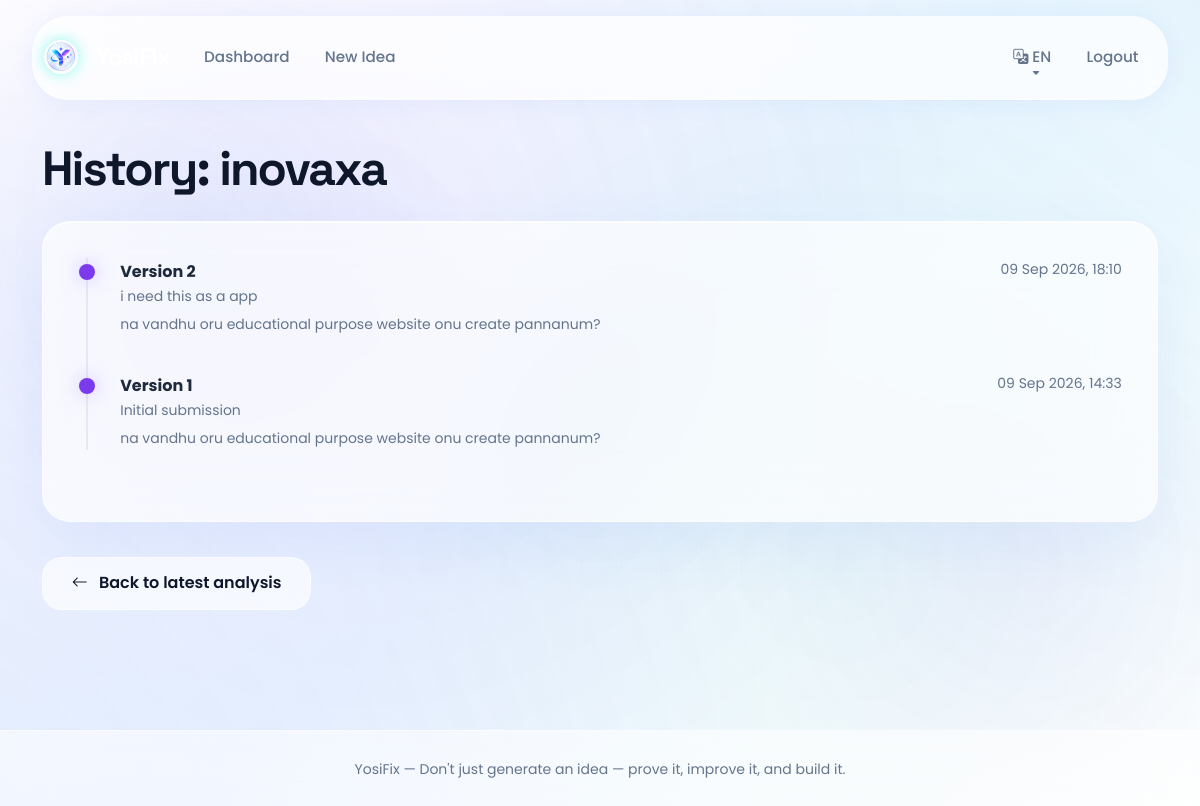
/idea/2/history (signed in), run on the app's committed database.
### models.py (models this page shows)
class Idea(db.Model):
    __tablename__ = "ideas"
    id = db.Column(db.Integer, primary_key=True)
    user_id = db.Column(db.Integer, db.ForeignKey("users.id"), nullable=False)
    title = db.Column(db.String(200), nullable=False)
    raw_text = db.Column(db.Text, nullable=False)
    language = db.Column(db.String(5), default="en")
    domain = db.Column(db.String(80))
    domain_confidence = db.Column(db.Float, default=0.0)
    innovation_score = db.Column(db.Float, default=0.0)
    current_version = db.Column(db.Integer, default=1)
    created_at = db.Column(db.DateTime, default=utcnow)
    updated_at = db.Column(db.DateTime, default=utcnow, onupdate=utcnow)
    versions = db.relationship("IdeaVersion", backref="idea", lazy=True,
                                cascade="all, delete-orphan", order_by="IdeaVersion.version_num")
    analysis = db.relationship("AnalysisResult", backref="idea", lazy=True,
                                cascade="all, delete-orphan", uselist=False)
    prompts = db.relationship("PromptRecord", backref="idea", lazy=True,
                               cascade="all, delete-orphan")

class IdeaVersion(db.Model):
    __tablename__ = "idea_versions"
    id = db.Column(db.Integer, primary_key=True)
    idea_id = db.Column(db.Integer, db.ForeignKey("ideas.id"), nullable=False)
    version_num = db.Column(db.Integer, nullable=False)
    raw_text = db.Column(db.Text, nullable=False)
    change_note = db.Column(db.String(255), default="")
    created_at = db.Column(db.DateTime, default=utcnow)

### routes/idea.py (the view)
@bp.route("/<int:idea_id>/history")
@login_required
def history(idea_id):
    idea = Idea.query.filter_by(id=idea_id, user_id=current_user.id).first_or_404()
    versions = IdeaVersion.query.filter_by(idea_id=idea.id).order_by(IdeaVersion.version_num).all()
    return render_template("idea_history.html", idea=idea, versions=versions, lang=current_lang(), t=t)

### app.py (called while the page is built)
def create_app(config_class=Config):
    app = Flask(__name__)
    app.config.from_object(config_class)
    try:
        instance_dir = os.path.join(app.root_path, "instance")
        os.makedirs(instance_dir, exist_ok=True)
    except Exception:
        pass
    db.init_app(app)
    login_manager.init_app(app)
    from models import User
    @login_manager.user_loader
    def load_user(user_id):
        return db.session.get(User, int(user_id))
    from routes.main import bp as main_bp
    from routes.auth import bp as auth_bp
    from routes.idea import bp as idea_bp
    app.register_blueprint(main_bp)
    app.register_blueprint(auth_bp)
    app.register_blueprint(idea_bp)
    @app.context_processor
    def inject_globals():
        return {"app_name": "YosiFix", "lang": session.get("lang", "en"), "t": translate}
    with app.app_context():
        db.create_all()
    return app

### modules/i18n.py (called while the page is built)
def t(key, lang="en"):
    lang = lang if lang in TRANSLATIONS else "en"
    return TRANSLATIONS[lang].get(key, TRANSLATIONS["en"].get(key, key))

### routes/idea.py (called while the page is built)
def current_lang():
    return session.get("lang", "en")

### templates/idea_history.html (shortened to what this page needs)
{% extends "base.html" %}
{% block content %}
<h2 class="mb-4">{{ t('nav_history', lang) }}: {{ idea.title }}</h2>
<div class="glass-card">
  <div class="timeline">
    {% for v in versions|reverse %}
    <div class="timeline-item">
      <div class="d-flex justify-content-between">
        <strong>Version {{ v.version_num }}</strong>
        <small class="text-muted-custom">{{ v.created_at.strftime('%d %b %Y, %H:%M') }}</small>
      </div>
      {% if v.change_note %}<p class="small text-muted-custom mb-1">{{ v.change_note }}</p>{% endif %}
      <p class="small mb-0">{{ v.raw_text[:200] }}{% if v.raw_text|length > 200 %}...{% endif %}</p>
    </div>
    {% endfor %}
  </div>
</div>
<a href="{{ url_for('idea.result', idea_id=idea.id) }}" class="btn btn-outline-glass">
  <i class="bi bi-arrow-left"></i> Back to latest analysis
</a>
{% endblock %}

### data on the page
Idea: title "inovaxa"
IdeaVersion: version_num "2", created_at "09 Sep 2026, 18:10", change_note "i need this as a app", raw_text "na vandhu oru educational purpose website onu create pannanum?"
IdeaVersion: version_num "1", created_at "09 Sep 2026, 14:33", change_note "Initial submission", raw_text "na vandhu oru educational purpose website onu create pannanum?"

### other printed values
{{ t('nav_dashboard', lang) }} "Dashboard"
{{ t('nav_new_idea', lang) }} "New Idea"
{{ lang|upper }} "EN"
{{ t('nav_logout', lang) }} "Logout"
{{ t('nav_history', lang) }} "History"
{{ t('tagline', lang) }} "Don't just generate an idea — prove it, improve it, and build it."
